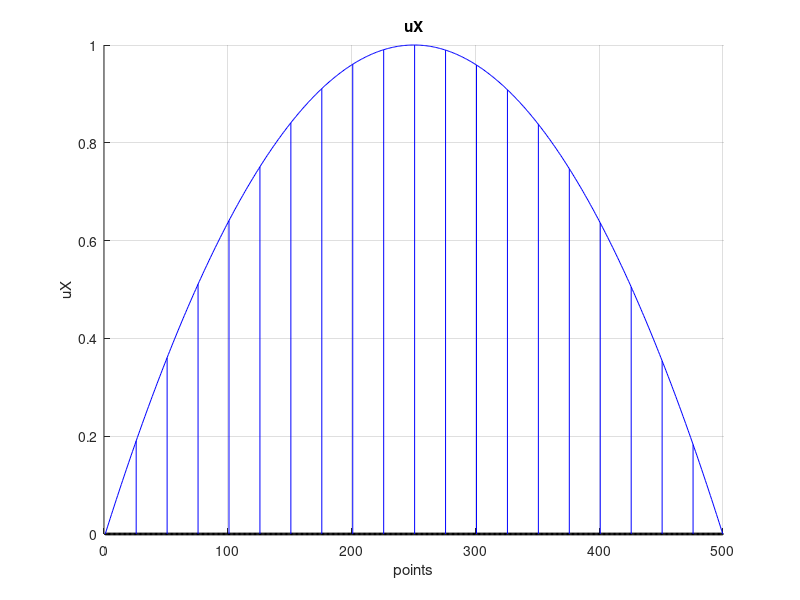
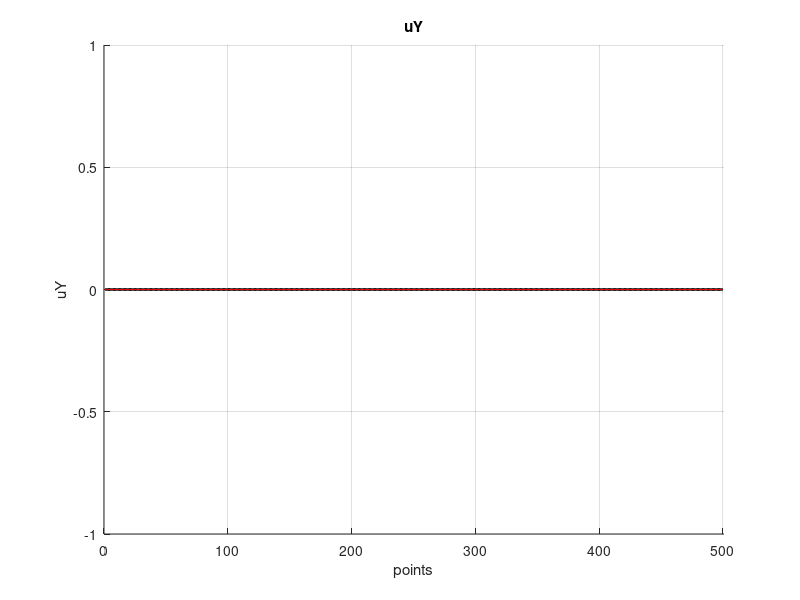
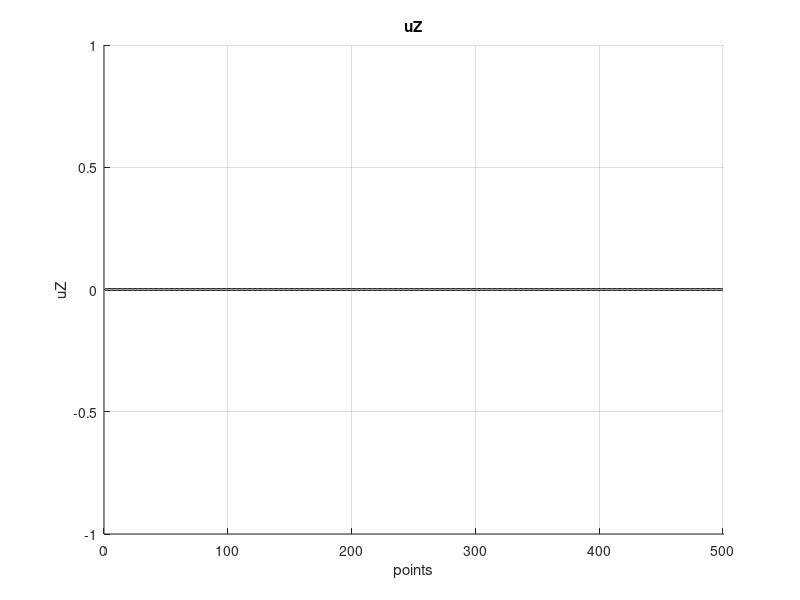

MATLAB code for these plots, in order:
clear
close all
clc
%
% Author: Jacopo Canton
% E-mail: jacopo.canton@mail.polimi.it
% Last revision: 28/8/2013
%
%------------------------------------------------------------------------------
%
% Simple script to save to file the values of an analytical velocity profile.
% The file will then be loaded by the continuation program which is capable
% of linearly interpolating these values to the actual nodes of the mesh.
%
%------------------------------------------------------------------------------
% PARAMETERS
%


ru = 1;
S = 0.5;


tube   = 1 ; % 1=inner, 2=outer
caseId = 1 ; % 1=Jet  , 2=coaxJets

if ( caseId == 1)
   % tube = 1 ; side = 1
   side = 1; 
   xmin = -2.5;
   xmax = -2.5;
   ymin =  0.0;
   ymax =  0.5;
elseif ( caseId == 2 )
   if ( tube == 1 )
      side =  1;
      xmin = -5.0;
      xmax = -5.0;
      ymin =  0;
      ymax =  0.5;
   else
      side =  5;
      xmin = -5.0;
      xmax = -5.0;
      ymin =  0.6;
      ymax =  1;
   end
end

npoints = 500;

%------------------------------------------------------------------------------
% DEFINITION OF THE VELOCITY PROFILES
%
if ( tube == 1 )

   uMax1 = 1;

   b = 5;

%   uX = @(x,y)  tanh( b * ( 1 - y/ymax ) ) * uMean1;
   uX = @(x,y)  (y./ymax-y.^2/ymax.^2) * uMax1 * 4.0d0;

   uY = @(x,y)  0;
   
   uZ = @(x,y)  0;

else

   uMean1 = 1;

   uMean2 = ru*uMean1;

   b = 5;

   ymed = ( ymin + ymax ) / 2;

   uX = @(x,y)  tanh( b * ( 1 - ( y - ymed )./( (ymin-ymax)/2*(y<ymed) + (ymax-ymin)/2*(y>=ymed) ) ) ) * uMean2;
   
   uY = @(x,y)  0;
   
   uZ = @(x,y)  tanh( b * ( 1 - ( y - ymed )./( (ymin-ymax)/2*(y<ymed) + (ymax-ymin)/2*(y>=ymed) ) ) ) *uMean2*S;

end

%------------------------------------------------------------------------------
% COMPUTATION OF THE POINT VALUES
%
xP = linspace(xmin,xmax,npoints)';
yP = linspace(ymin,ymax,npoints)';
zeroP = zeros(npoints,1);

uXp = uX(xP,yP);
uYp = uY(xP,yP);
uZp = uZ(xP,yP);

% if the user has specified a constant value, expand it
% in a constant vector of size 'npoints'
%
if ( size(uXp) == [1,1] )
   uXp = uXp * ones(npoints,1);
end
if ( size(uYp) == [1,1] )
   uYp = uYp * ones(npoints,1);
end
if ( size(uZp) == [1,1] )
   uZp = uZp * ones(npoints,1);
end

%------------------------------------------------------------------------------
% PLOT THE PROFILES
%
lin = 20;

% uX
figure(1)
hold on
grid on
plot(1:npoints,zeroP,'-k','lineWidth',2)
plot(1:npoints,uXp,'-b')
for i = 1:npoints/lin:npoints
   plot([i, i], [0, uXp(i)],'-b')
end
%plot([1 npoints],[.98*max(uXp) .98*max(uXp)],'-k')
%plot([1 npoints],[.99*max(uXp) .99*max(uXp)],'-k')
xlim([0 npoints+1])
xlabel('points')
ylabel('uX')
title('uX')

% uY
figure(2)
hold on
grid on
plot(1:npoints,zeroP,'-k','lineWidth',2)
plot(1:npoints,uYp,'-r')
for i = 1:npoints/lin:npoints
   plot([i, i], [0, uYp(i)],'-r')
end
xlim([0 npoints+1])
xlabel('points')
ylabel('uY')
title('uY')

% uZ
figure(3)
hold on
grid on
plot(1:npoints,zeroP,'-k','lineWidth',2)
plot(1:npoints,uZp,'-c')
for i = 1:npoints/lin:npoints
   plot([i, i], [0, uZp(i)],'-c')
end
xlim([0 npoints+1])
xlabel('points')
ylabel('uZ')
title('uZ')

%------------------------------------------------------------------------------
% PRINT TO FILE
%
fid=fopen(['side',num2str(side),'.dat'],'w');

fprintf(fid,'%d\n\n',npoints);
for i = 1:npoints
   fprintf(fid,'%.15f \t%.15f \t%.15f \t%.15f\n', uXp(i), uYp(i), xP(i), yP(i));
end

fclose(fid);
